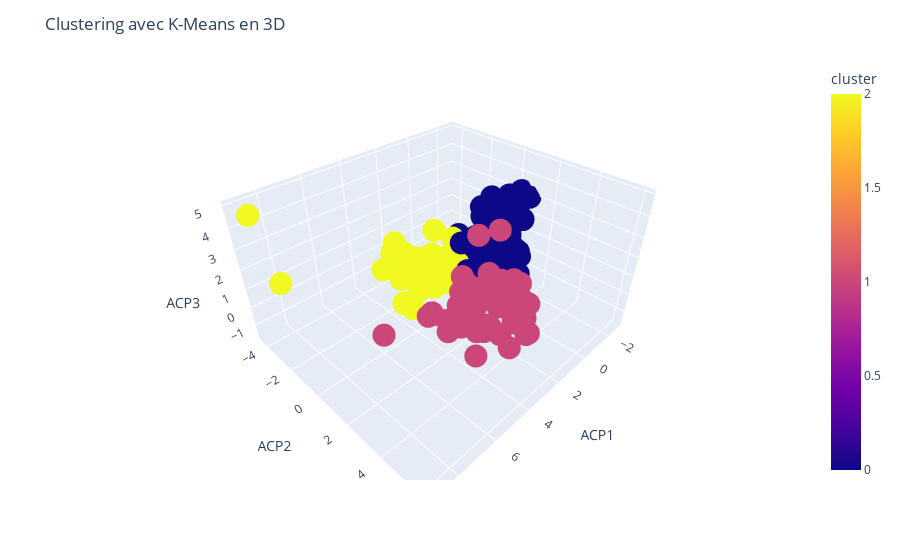

Notebook code for this chart:
### Markdown cell above
****Visualisation des clusters****

### Code cell
import plotly.express as px
fig = px.scatter_3d(df_kmeans_acp, x='ACP1', y='ACP2', z='ACP3', color='cluster',color_discrete_map={0: 'red', 1: 'green', 2: 'blue'})
fig.update_layout(title="Clustering avec K-Means en 3D")
fig.show()

### Figure 1 — Plotly figure (JSON) as saved in the notebook; plotly's stock layout.template omitted (floating-point values rounded to 4 significant figures; data arrays with more than 128 entries replaced by an {"elided": "..."} marker saying what was removed)
{"data": [{"hovertemplate": "ACP1=%{x}<br>ACP2=%{y}<br>ACP3=%{z}<br>cluster=%{marker.color}<extra></extra>", "legendgroup": "", "marker": {"color": {"elided": "351 int values"}, "coloraxis": "coloraxis", "symbol": "circle"}, "mode": "markers", "name": "", "scene": "scene", "showlegend": false, "type": "scatter3d", "x": {"elided": "351 float values"}, "y": {"elided": "351 float values"}, "z": {"elided": "351 float values"}}], "layout": {"coloraxis": {"colorbar": {"title": {"text": "cluster"}}, "colorscale": [[0, "#0d0887"], [0.1111, "#46039f"], [0.2222, "#7201a8"], [0.3333, "#9c179e"], [0.4444, "#bd3786"], [0.5556, "#d8576b"], [0.6667, "#ed7953"], [0.7778, "#fb9f3a"], [0.8889, "#fdca26"], [1, "#f0f921"]]}, "legend": {"tracegroupgap": 0}, "margin": {"t": 60}, "scene": {"domain": {"x": [0, 1], "y": [0, 1]}, "xaxis": {"title": {"text": "ACP1"}}, "yaxis": {"title": {"text": "ACP2"}}, "zaxis": {"title": {"text": "ACP3"}}}, "title": {"text": "Clustering avec K-Means en 3D"}}}
